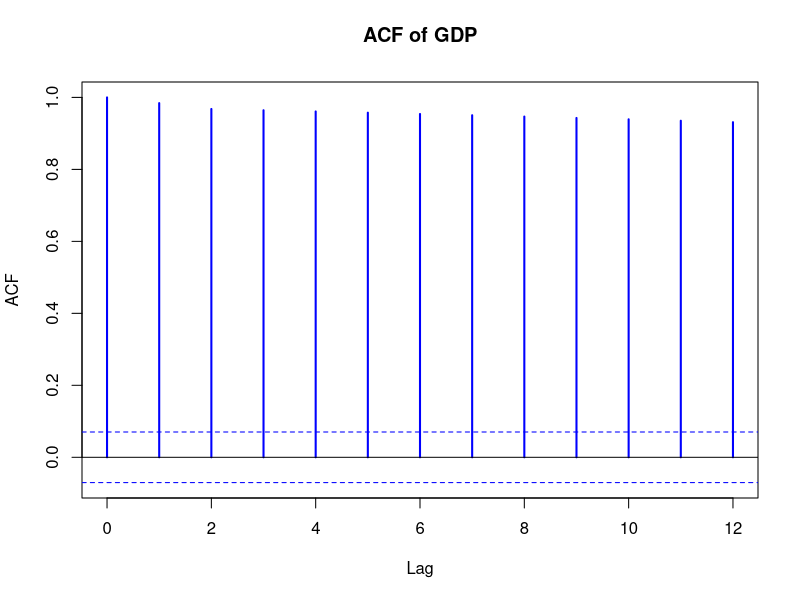
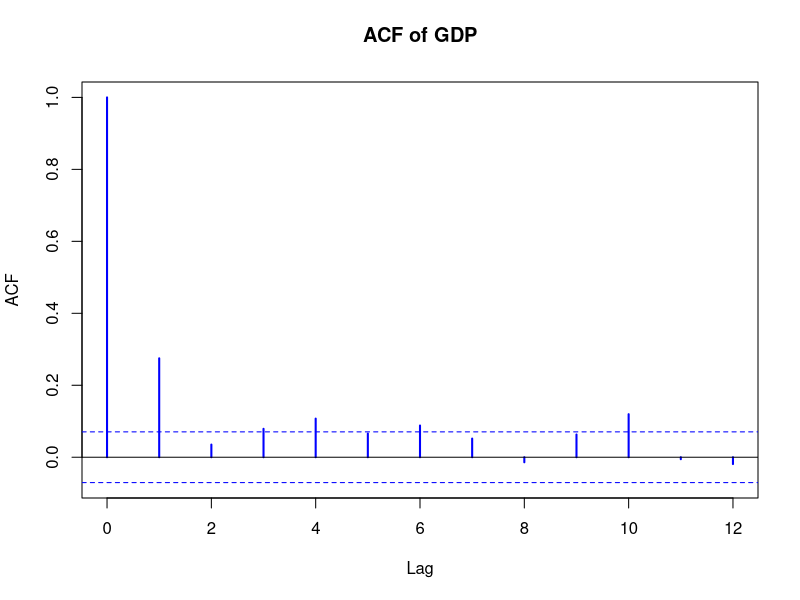
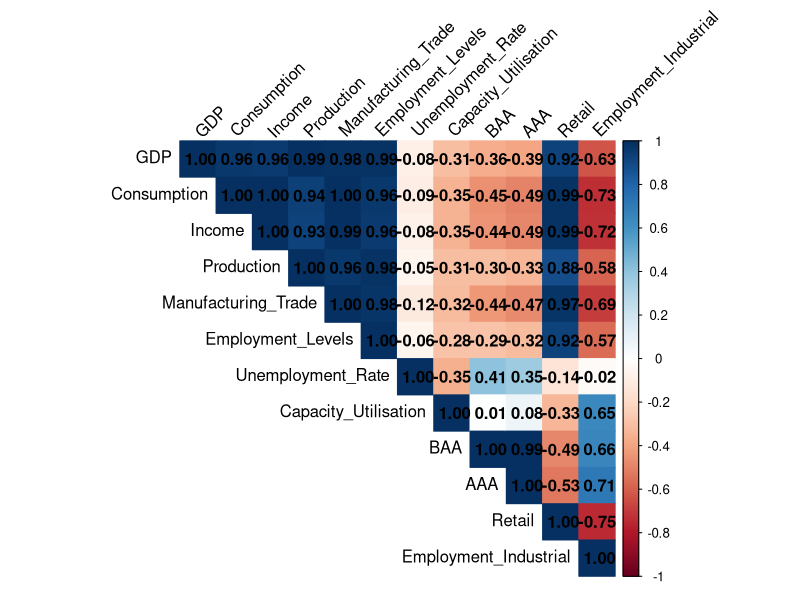
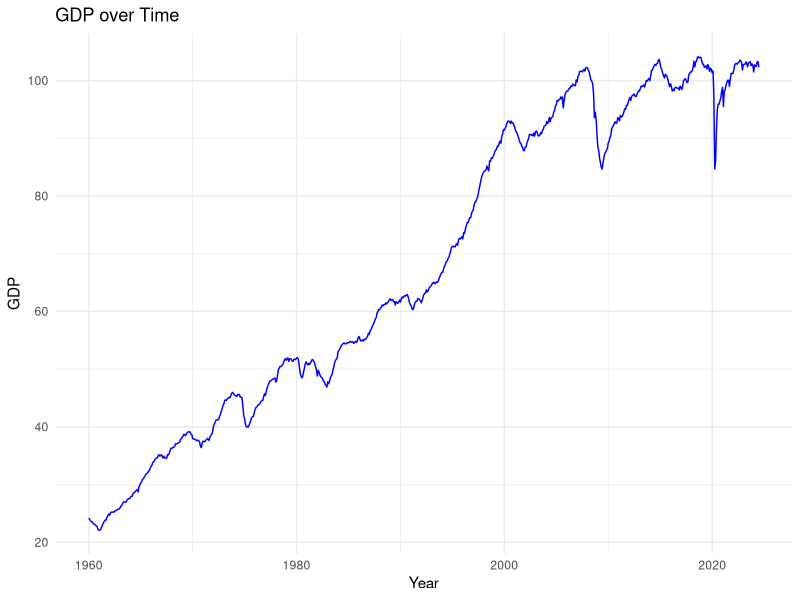
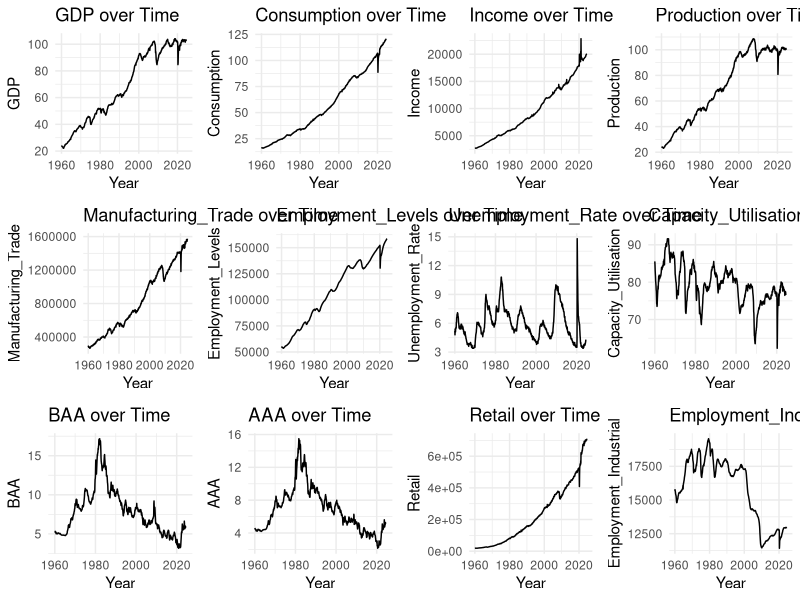

Here is the R script that generated these plots, in order:
library(readxl) 
library(dplyr)
library(ggplot2)
library(corrplot)
library(tseries)
library(writexl)
library(tidyr)

# Loading datasets
Pre <- read_excel("Pre_Dataset.xlsx")[-1,]
Pre <- rename(Pre, Date = sasdate,GDP = INDPRO,Consumption = DPCERA3M086SBEA,Income = RPI,Production = IPFINAL,Manufacturing_Trade = CMRMTSPLx,Employment_Levels = PAYEMS,Unemployment_Rate = UNRATE,Capacity_Utilisation = CUMFNS,BAA = BAA,AAA = AAA,Retail = RETAILx,Employment_Industrial = MANEMP)
Pre_Dataset <- read_excel("Pre_Dataset.xlsx")[-1,-1]
Pre_Dataset <- Pre_Dataset %>%
  mutate(across(everything(), ~ ifelse(is.na(.), 0, .)))
Pre_Dataset <- Pre_Dataset %>%
  mutate(across(everything(), as.numeric))
Pre_Dataset <- rename(Pre_Dataset,GDP = INDPRO,Consumption = DPCERA3M086SBEA,Income = RPI,Production = IPFINAL,Manufacturing_Trade = CMRMTSPLx,Employment_Levels = PAYEMS,Unemployment_Rate = UNRATE,Capacity_Utilisation = CUMFNS,BAA = BAA,AAA = AAA,Retail = RETAILx,Employment_Industrial = MANEMP)
Transformed_Dataset <- read_excel("Final_Transformed_Dataset.xlsx")[-1,-1]
Transformed_Dataset <- Transformed_Dataset %>%
  mutate(across(everything(), ~ ifelse(is.na(.), 0, .)))
Transformed_Dataset <- Transformed_Dataset %>%
  mutate(across(everything(), as.numeric))
Transformed_Dataset <- rename(Transformed_Dataset,GDP = INDPRO,Consumption = DPCERA3M086SBEA,Income = RPI,Production = IPFINAL,Manufacturing_Trade = CMRMTSPLx,Employment_Levels = PAYEMS,Unemployment_Rate = UNRATE,Capacity_Utilisation = CUMFNS,BAA = BAA,AAA = AAA,Retail = RETAILx,Employment_Industrial = MANEMP)

####################################################
####### 1a. Auto Correlation Plot for INDPRO #######
####################################################
#Pre:
# Calculate autocorrelation for the 'INDPRO' column without plotting 
acf_results_pre <- lapply(Pre_Dataset['GDP'], acf, plot = FALSE)
acf_results_pre 
# Plotting ACF
par(mfrow = c(1, 1)) 
lapply(names(Pre_Dataset['GDP']), function(col) {
  acf(Pre_Dataset[[col]], main = paste("ACF of", col), lag.max = 12, col = "blue", lwd = 2)
})

#Transformed:
acf_results_transformed <- lapply(Transformed_Dataset['GDP'], acf, plot = FALSE)
acf_results_transformed 
par(mfrow = c(1, 1)) 
lapply(names(Transformed_Dataset['GDP']), function(col) {
  acf(Transformed_Dataset[[col]], main = paste("ACF of", col), lag.max = 12, col = "blue", lwd = 2)
})

####################################################
###### 1b. Augmented Dickey-Fuller (ADF) test ######
####################################################
# Pre:
adf_result <- adf.test(Pre_Dataset$GDP)
adf_result
# The Dickey-Fuller statistic is positive in this case, which is a key indicator that the time series might be non-stationary. 
# p-value = 0.99 -> not statistically significant & cannot reject the numm hypothesis that the series has a unit root
# The lag order refers to the number of lagged differences included in the test. 
# The ADF test is "augmented" with lagged values of the differenced series to account for higher-order autocorrelation that might be present in the data. 
# lag order 9 -> 9 lagged differences of the INDPRO series were included in the test to account for autocorrelation.

# Transformed: 
adf_result <- adf.test(Transformed_Dataset$GDP)
adf_result
# A more negative Dickey-Fuller statistic indicates stronger evidence against the presence of a unit root (non-stationarity)
# -7.3901 is quite negative, suggesting strong evidence that the series is stationary and does not have a unit root.
# p-value = 0.01 (significant) -> only a 1% chance that the INDPRO time series is non-stationary. 
# reject null hypothesis, conclude that it is likely stationary

####################################################
##### 2. Correlation matrix between variables #####
####################################################
subset_data <- Pre_Dataset[, c("GDP", "Consumption", "Income", "Production", "Manufacturing_Trade", "Employment_Levels", "Unemployment_Rate", "Capacity_Utilisation", "BAA", "AAA", "Retail", "Employment_Industrial")]  
correlation_matrix_subset <- cor(subset_data, use = "pairwise.complete.obs")
correlation_matrix_subset
write_xlsx(as.data.frame(correlation_matrix_subset), "correlation_matrix.xlsx")

# Heatmap of the correlation matrix
corrplot(correlation_matrix_subset, method = "color", type = "upper", 
         tl.col = "black", tl.srt = 45, 
         addCoef.col = "black")  

####################################################
############ 3. Descriptive Statistics ############# 
####################################################
subset_data <- Pre_Dataset[, c("GDP", "Consumption", "Income", "Production", "Manufacturing_Trade", "Employment_Levels", "Unemployment_Rate", "Capacity_Utilisation", "BAA", "AAA", "Retail", "Employment_Industrial")]  

descriptive_stats <- function(x) {
  stats <- c(
    Count = length(x),
    Mean = mean(x, na.rm = TRUE),
    `Standard error` = sd(x, na.rm = TRUE) / sqrt(length(na.omit(x))),
    Minimum = min(x, na.rm = TRUE),
    `25%` = quantile(x, 0.25, na.rm = TRUE),
    `50%` = median(x, na.rm = TRUE),
    `75%` = quantile(x, 0.75, na.rm = TRUE),
    Maximum = max(x, na.rm = TRUE)
  )
  return(stats)
}

descriptive_table <- sapply(subset_data, descriptive_stats)
descriptive_table <- as.data.frame(descriptive_table)
descriptive_table <- round(descriptive_table, 2)
descriptive_table <- cbind(Statistic = c("Count", "Mean", "Standard error", "Minimum", "25%", "50%", "75%", "Maximum"), descriptive_table)
descriptive_table
write_xlsx(as.data.frame(descriptive_table), "descriptive_table.xlsx")

####################################################
######### 4. Trends of INDPRO/ X-variables ######### 
####################################################
Pre$Date <- as.Date(as.numeric(Pre$Date), origin = "1899-12-30")
Pre$Date <- as.Date(Pre$Date, format = "%Y-%d-%m")
Pre$Date <- gsub("^(\\d{4})-(\\d{2})-(\\d{2})$", "\\1-\\3-\\2", Pre$Date)
Pre$Date <- as.Date(Pre$Date, format = "%Y-%m-%d")
subset_data <- Pre[, c("Date","GDP", "Consumption", "Income", "Production", "Manufacturing_Trade", "Employment_Levels", "Unemployment_Rate", "Capacity_Utilisation", "BAA", "AAA", "Retail", "Employment_Industrial")]  

# Plot INDPRO  
ggplot(subset_data, aes(x = Date, y = GDP)) +
  geom_line(color = "blue") +
  labs(title = "GDP over Time", x = "Year", y = "GDP") +
  theme_minimal()

# Get column names of the indicators you want to plot excluding date
indicators <- names(subset_data)[!names(subset_data) %in% "Date"]
# Plotting the other indicators

library(ggplot2)
library(gridExtra)

# Create a list to store the plots
plots <- list()

# Loop through each indicator and generate the plot
for (indicator in indicators) {
  p <- ggplot(subset_data, aes(x = Date, y = .data[[indicator]])) +
    geom_line() +
    labs(title = paste(indicator, "over Time"), x = "Year", y = indicator) +
    theme_minimal()
  
  plots[[indicator]] <- p
}

# Arrange the plots in a grid with 3 rows and 4 columns
grid.arrange(grobs = plots, nrow = 3, ncol = 4)
